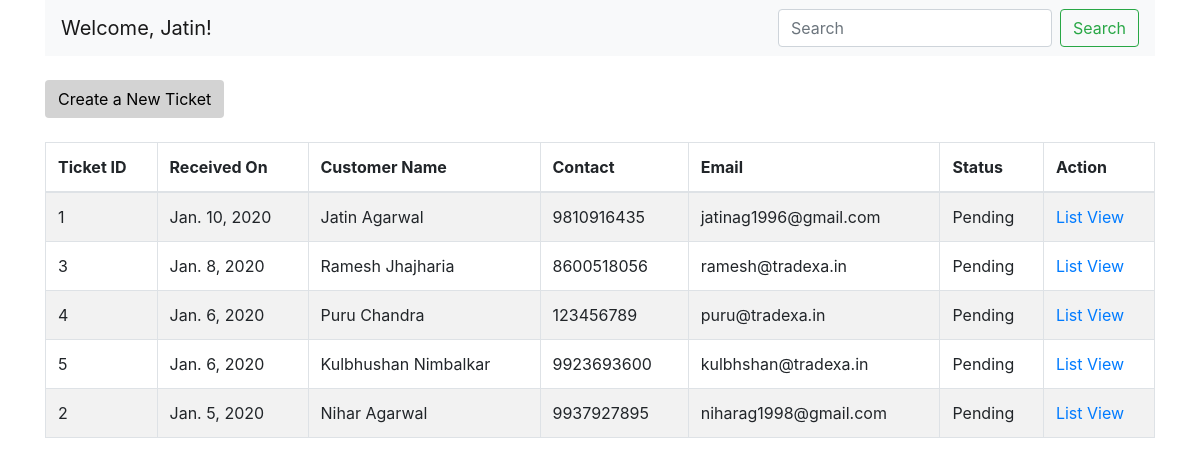
Screenshot of /stl/ with the database file from the repository.
### support_ticket/models.py (models this page shows, shortened)
class Ticket(models.Model):
    ticketID = models.PositiveIntegerField(unique=True,verbose_name="Ticket ID")
    receivedOn = models.DateField(verbose_name="Date")
    customerFirstName = models.CharField(max_length=100,verbose_name="First Name")
    customerLastName = models.CharField(max_length=100, verbose_name="Last Name")
    brand = models.CharField(max_length=20, verbose_name="Brand")
    product = models.CharField(max_length=100, verbose_name="Product Name")
    serialNumber = models.CharField(max_length=100, verbose_name="Serial Number")
    phoneNumber = models.PositiveIntegerField(verbose_name="Contact Number")
    emailID = models.EmailField(verbose_name="Email")
    status = models.CharField(max_length=50, default="Pending", verbose_name="Status")

### support_ticket/views.py (the view)
# urls.py: url(r'^stl/',views.SupportTicketList.as_view(),name='stl'),
class SupportTicketList(ListView):
    context_object_name = 'ticketList'
    model = Ticket
    def get_queryset(self):
        return Ticket.objects.order_by('-receivedOn')

### support_ticket/templates/support_ticket/ticket_list.html (shortened to what this page needs)
<!DOCTYPE html>
<html lang="en">
<head>
    <link rel="stylesheet" href="https://maxcdn.bootstrapcdn.com/bootstrap/4.0.0/css/bootstrap.min.css">
</head>
<body>
    <div class="container">
        <nav class="navbar navbar-expand-lg navbar-light bg-light">
            <a class="navbar-brand" href="#">Welcome, Jatin!</a>
            <div class="collapse navbar-collapse" id="navbarSupportedContent">
              <form class="form-inline my-2 my-lg-0">
                <input class="form-control mr-sm-2" type="search" placeholder="Search" aria-label="Search">
                <button class="btn btn-outline-success my-2 my-sm-0" type="submit">Search</button>
              </form>
            </div>
          </nav>
    </div>
    <br>
    <div class="container"><a href="{% url 'support_ticket:createTicket' %}" class="btn" style="background-color: lightgray; color: black; " >Create a New Ticket</a></div>
    <br>
    <div class="container">
                    <table id="example" style="width:100%" class="table table-striped table-bordered">
                    <thead>
                        <tr>
                        <th>Ticket ID</th>
                        <th>Received On</th>
                        <th>Customer Name</th>
                        <th>Contact</th>
                        <th>Email</th>
                        <th>Status</th>
                        <th>Action</th>
                        </tr>
                    </thead>
                    <tbody>
                        {% for ticket in ticketList %}
                        <tr>
                            <td>{{ticket.ticketID}}</td>
                            <td>{{ticket.receivedOn}}</td>
                            <td>{{ticket.customerFirstName|add:" "|add:ticket.customerLastName}}</td>
                            <td>{{ticket.phoneNumber}}</td>
                            <td>{{ticket.emailID}}</td>
                            <td>{{ticket.status}}</td>
                            <td><a href="{% url 'support_ticket:ticket_detail' pk=ticket.pk %}">List View</a></td>
                        </tr>
                        {% endfor %}
                    </tbody>
                    </table>
    </div>
</body>
</html>

### rows the page displays
Ticket: ticketID "1", receivedOn "Jan. 10, 2020", customerFirstName|add "Jatin Agarwal", phoneNumber "9810916435", emailID "jatinag1996@gmail.com", status "Pending"
Ticket: ticketID "3", receivedOn "Jan. 8, 2020", customerFirstName|add "Ramesh Jhajharia", phoneNumber "8600518056", emailID "ramesh@tradexa.in", status "Pending"
Ticket: ticketID "4", receivedOn "Jan. 6, 2020", customerFirstName|add "Puru Chandra", phoneNumber "123456789", emailID "puru@tradexa.in", status "Pending"
Ticket: ticketID "5", receivedOn "Jan. 6, 2020", customerFirstName|add "Kulbhushan Nimbalkar", phoneNumber "9923693600", emailID "kulbhshan@tradexa.in", status "Pending"
Ticket: ticketID "2", receivedOn "Jan. 5, 2020", customerFirstName|add "Nihar Agarwal", phoneNumber "9937927895", emailID "niharag1998@gmail.com", status "Pending"
